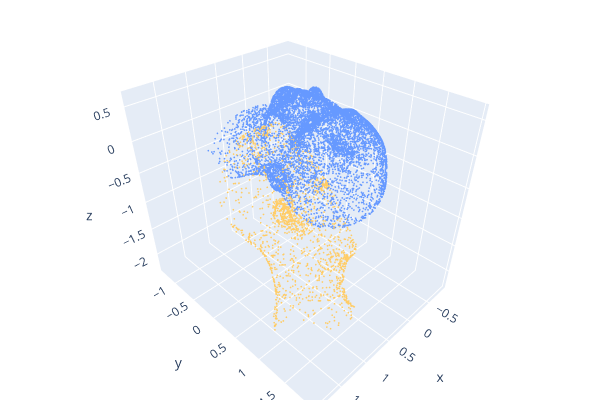

Notebook cell for this chart:
### Markdown cell above
### Visualize ref and initial src

### Code cell
# visualization
ref_pcd = make_open3d_point_cloud(ref_points)
ref_pcd.estimate_normals()
ref_pcd.paint_uniform_color(get_color("custom_blue"))
src_pcd = make_open3d_point_cloud(src_points)
src_pcd.estimate_normals()
src_pcd.paint_uniform_color(get_color("custom_yellow"))
o3d.visualization.draw_plotly([ref_pcd, src_pcd])

### Figure 1 — Plotly figure (JSON) as saved in the notebook; plotly's stock layout.template omitted (floating-point values rounded to 4 significant figures; data arrays with more than 128 entries replaced by an {"elided": "..."} marker saying what was removed)
{"data": [{"marker": {"color": {"elided": "10788x3 float values"}, "size": 1}, "mode": "markers", "type": "scatter3d", "x": {"elided": "10788 float values"}, "y": {"elided": "10788 float values"}, "z": {"elided": "10788 float values"}}, {"marker": {"color": {"elided": "1645x3 float values"}, "size": 1}, "mode": "markers", "type": "scatter3d", "x": {"elided": "1645 float values"}, "y": {"elided": "1645 float values"}, "z": {"elided": "1645 float values"}}], "layout": {"height": 400, "margin": {"b": 0, "l": 0, "r": 0, "t": 0}, "scene": {"camera": {"center": {"x": 0, "y": 0, "z": 0}, "up": {"x": 0, "y": 0, "z": 1}}}, "showlegend": false, "width": 600}}
